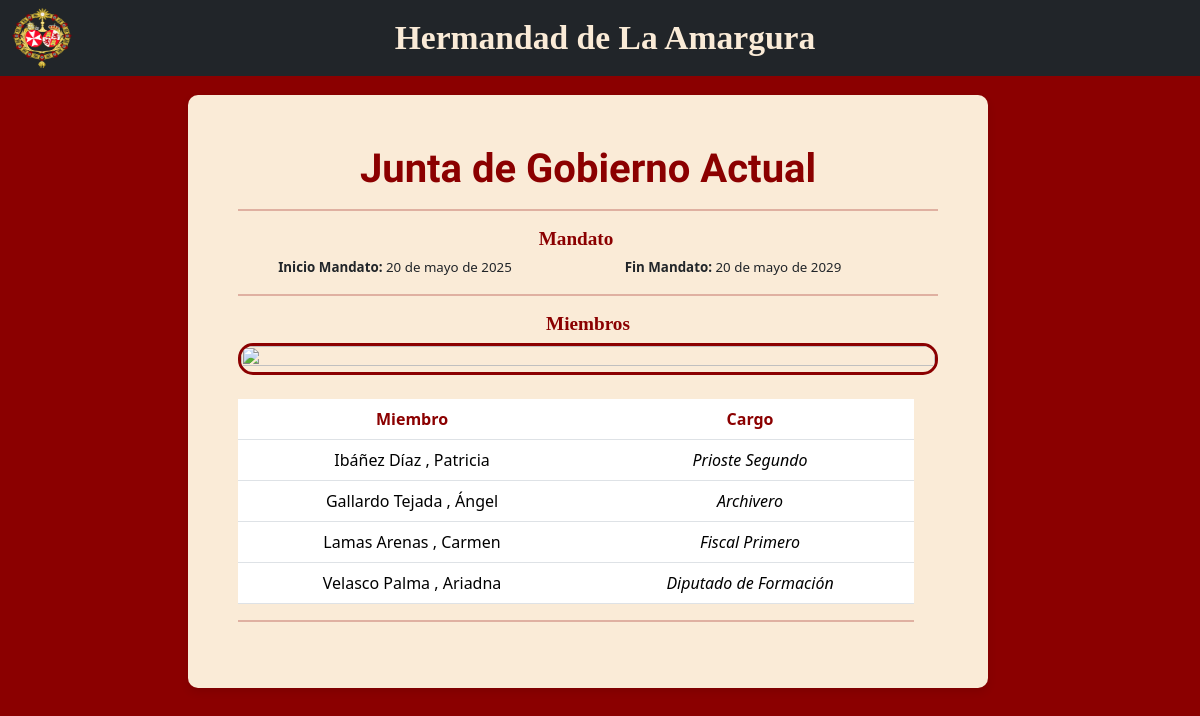
The page /junta_gobierno/ on the database as committed earlier.
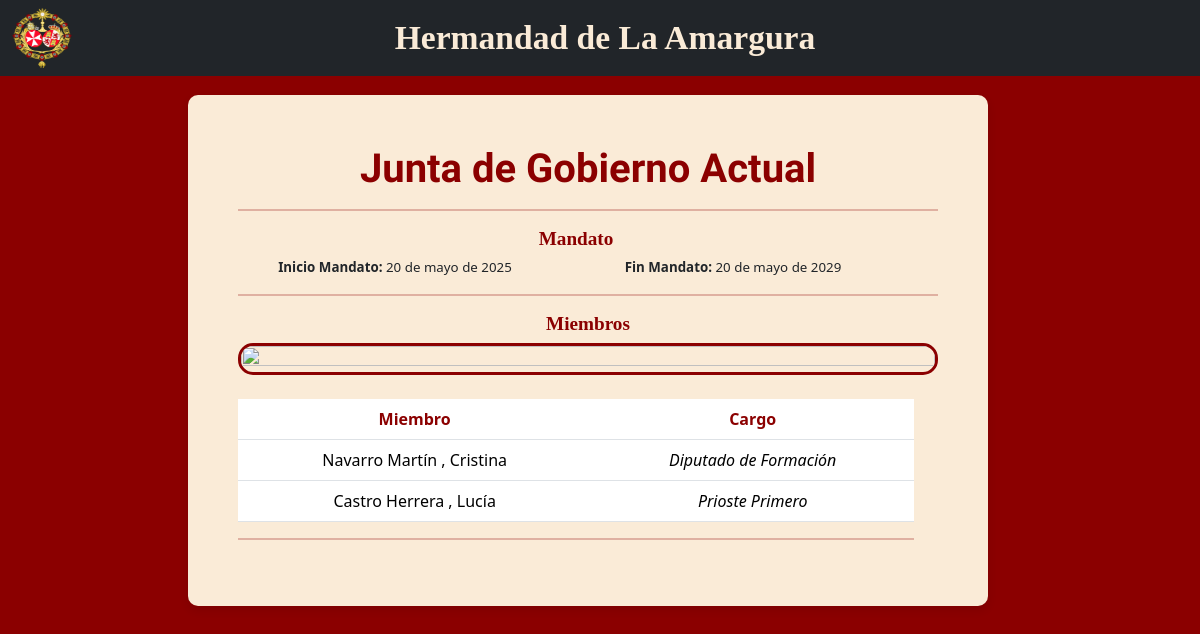
The same page on the database as committed later.
### hermandapp/models.py (models this page shows, shortened)
class JuntaGobierno(models.Model):
    fecha_inicio = models.DateField(default=timezone.now)
    fecha_fin = models.DateField(default=fecha_fin_default)

class MiembroJunta(models.Model):
    junta_gobierno = models.ForeignKey('JuntaGobierno', on_delete=models.CASCADE, related_name='miembros')
    hermano = models.ForeignKey('Hermano', on_delete= models.DO_NOTHING, null=True)
    cargo = models.CharField(max_length=80, choices=CargoHermandad.choices, default=CargoHermandad.MIEMBRO)

class Hermano(models.Model):
    nombre = models.CharField(max_length=250)
    apellidos = models.CharField(max_length=250)
    dni = models.CharField(max_length=9)
    mail = models.EmailField()
    fecha_nacimiento = models.DateTimeField()
    telefono = models.CharField(max_length=15, null=True)
    usuario = models.ForeignKey('Usuario', on_delete=models.CASCADE, null=True)
    @property
    def nombre_completo(self):
        return self.apellidos +  " , " + self.nombre

### hermandapp/views.py (the view)
# urls.py: path('junta_gobierno/', junta_gobierno, name='junta_gobierno'),
def junta_gobierno(request):
    junta_gobierno = JuntaGobierno.objects.last()
    return render(request, 'junta_gobierno.html', {
        'junta': junta_gobierno
    })

### templates/junta_gobierno.html (shortened to what this page needs)
{% extends "base.html" %}
{% load bootstrap_icons %}
{% load static %}
{% block content %}
    <h1>Junta de Gobierno Actual</h1>
    {% include 'separador.html' %}
    <div class="row">
        <div class="col-md-12">
            <h4><b>Mandato</b></h4>
            {% if junta %}
                <div class="row">
                    <div class="col-md-6" style="font-size: smaller"><b>Inicio Mandato:</b> {{ junta.fecha_inicio }}
                    </div>
                    <div class="col-md-6" style="font-size: smaller"><b>Fin Mandato:</b> {{ junta.fecha_fin }}</div>
                </div>
            {% endif %}
        </div>
    </div>
    {% include 'separador.html' %}
    <h4><b>Miembros</b></h4>
    <img class="cubrir-contenedor"
         src="https://www.amargura.org/wp-content/uploads/2023/07/IMG-20230713-WA0007.jpg"/>
    <br>
    <br>
    <div class="row">
        <div class="col-md-12">
            {% if junta %}
                <table class="table">
                    <thead>
                    <tr>
                        <th style="color: darkred;">Miembro</th>
                        <th style="color: darkred;">Cargo</th>
                    </tr>
                    </thead>
                    <tbody>
                    {% for m in junta.miembros.all %}
                        <tr>
                            <td>{{ m.hermano.nombre_completo }}</td>
                            <td style="font-style: italic">{{ m.get_cargo_display }}</td>
                        </tr>
                    {% endfor %}
                    </tbody>
                </table>
            {% endif %}
            {% include 'separador.html' %}
        </div>
{% endblock %}

Rows that differ between the two databases and show on the page:
no longer on this page (row unchanged): MiembroJunta: hermano.nombre_completo "Ibáñez Díaz , Patricia", cargo "Prioste Segundo"
no longer on this page (row unchanged): MiembroJunta: hermano.nombre_completo "Gallardo Tejada , Ángel", cargo "Archivero"
no longer on this page (row unchanged): MiembroJunta: hermano.nombre_completo "Lamas Arenas , Carmen", cargo "Fiscal Primero"
no longer on this page (row unchanged): MiembroJunta: hermano.nombre_completo "Velasco Palma , Ariadna", cargo "Diputado de Formación"
added MiembroJunta: hermano.nombre_completo "Navarro Martín , Cristina", cargo "Diputado de Formación"
added MiembroJunta: hermano.nombre_completo "Castro Herrera , Lucía", cargo "Prioste Primero"
